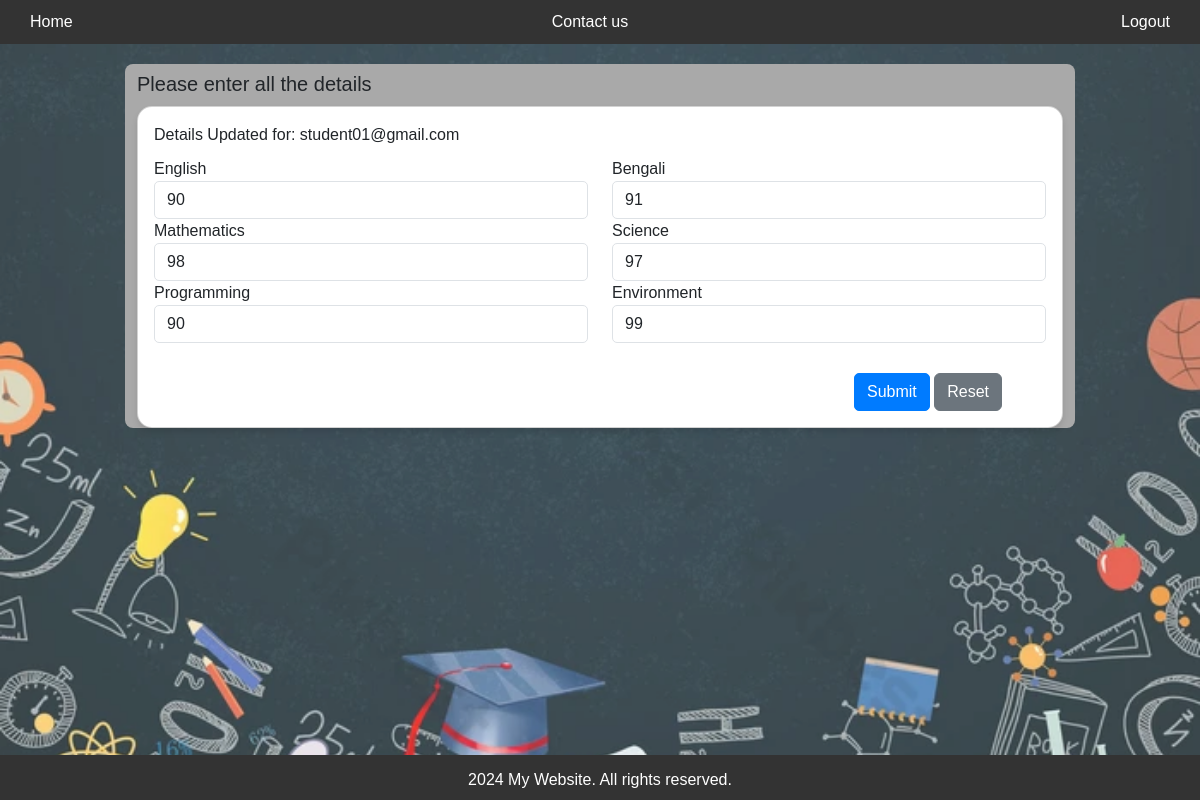
Page /update/23 on the committed database.
### result/models.py (models this page shows, shortened)
class Account(AbstractBaseUser):
    email = models.EmailField(verbose_name='email', max_length=60, unique=True)
    username = models.CharField(max_length=30, unique=True)
    date_joined = models.DateTimeField(verbose_name='date_joined', auto_now_add=True)
    last_login = models.DateTimeField(verbose_name='last login', auto_now=True)
    is_admin = models.BooleanField(default=False)
    is_active = models.BooleanField(default=True)
    is_staff = models.BooleanField(default=False)
    is_superuser = models.BooleanField(default=False)
    hide_email = models.BooleanField(default=True)
    contact = models.IntegerField(default=9999)
    category = models.CharField(max_length=20, choices=[('teacher', 'Teacher'), ('student', 'Student')], default='no category')
    groups = models.ManyToManyField(Group, blank=True)
    objects = MyAccontManager()
    USERNAME_FIELD = 'email'
    REQUIRED_FIELDS = ['username']

class ResultDb(models.Model):
    email = models.ForeignKey(Account,on_delete=models.CASCADE,null=True)
    english = models.IntegerField(default=0)
    bengali = models.IntegerField(default=0)
    mathematics = models.IntegerField(default=0)
    science = models.IntegerField(default=0)
    programming = models.IntegerField(default=0)
    environment = models.IntegerField(default=0)

### result/views.py (the view)
# urls.py: path('update/<int:id>',views.updatepage,name='updatepage'),
def updatepage(request,id):
    edit_data = get_object_or_404(models.ResultDb,pk=id)
    if request.method == 'POST':
        form = forms.UpdateResultForm(request.POST, instance=edit_data)
        if form.is_valid():
            form.save()
            return redirect('viewdata')
    else:
        form = forms.UpdateResultForm(instance=edit_data)
        email = edit_data.email
    return render(request,'updatepage.html',{'form':form, 'email':email})

### result/forms.py
class UpdateResultForm(forms.ModelForm):
    english = forms.CharField(widget=forms.TextInput(attrs={'class':'form-control'}))
    bengali = forms.CharField(widget=forms.TextInput(attrs={'class':'form-control'}))
    mathematics = forms.CharField(widget=forms.TextInput(attrs={'class':'form-control'}))
    science = forms.CharField(widget=forms.TextInput(attrs={'class':'form-control'}))
    programming = forms.CharField(widget=forms.TextInput(attrs={'class':'form-control'}))
    environment = forms.CharField(widget=forms.TextInput(attrs={'class':'form-control'}))
    class Meta:
        model = models.ResultDb
        fields = ( 'english', 'bengali', 'mathematics', 'science', 'programming', 'environment')

### result/templates/updatepage.html (shortened to what this page needs)
{% extends 'base.html' %}
{% load static %}
{% block css_style %}
<link rel="stylesheet" href="/static/css/homePage.css">
{% endblock %}
{% block header %}
<a href="{% url 'teacherPage' %}" class="nav-link left" >Home</a>
<a href="{% url 'logoutPage' %}" class="nav-link right">Logout</a>
{% endblock %}
{% block content %}
<div class="container">
    <div class="row justify-content-center">
        <div class="col-md-10" style="background-color: darkgray;border-radius: 8px;">
            <h5 class="card-title" style="margin-bottom: 10px;margin-top: 8px;">Please enter all the details</h5>
            <div class="card">
                <div class="card-body">
                    <form method="POST" onsubmit="return ValidationForm()">
                        <div class="row">
                            <div class="col-md-6">
                                <div class="form-group">
                                    <label for="Email">Details Updated for:</label>
                                    {{ email }}
                                </div>
                            </div>
                        </div>
                        <div class="row" style="margin-top: 10px;">
                            <div class="col-md-6">
                                <div class="form-group">
                                    <label for="English" id="Id-Eng">English</label>
                                    {{ form.english }}
                                </div>
                            </div>
                            <div class="col-md-6">
                                <div class="form-group">
                                    <label for="Bengali" id="Id-Ben">Bengali</label>
                                    {{ form.bengali }}
                                </div>
                            </div>
                        </div>
                        <div class="row">
                            <div class="col-md-6">
                                <div class="form-group">
                                    <label for="Mathematics" id="Id-Math">Mathematics</label>
                                    {{ form.mathematics }}
                                </div>
                            </div>
                            <div class="col-md-6">
                                <div class="form-group">
                                    <label for="Science" id="Id-Sci">Science</label>
                                    {{ form.science }}
                                </div>
                            </div>
                        </div>
                        <div class="row">
                            <div class="col-md-6">
                                <div class="form-group">
                                    <label for="Programming" id="Id-Pro">Programming</label>
                                    {{ form.programming }}
                                </div>
                            </div>
                            <div class="col-md-6">
                                <div class="form-group">
                                    <label for="Environment" id="Id-Env">Environment</label>
                                    {{ form.environment }}
                                </div>
                            </div>
                        </div>
                        <div class="text-right" style="margin-top: 30px; margin-left: 700px;">
                            <input type="submit" class="btn btn-primary mr-2">
                            <input type="reset" class="btn btn-secondary" value="Reset">
                        </div>
                    </form>
                </div>
            </div>
        </div>
    </div>
</div>
{% endblock %}

### static/css/base.css (style rules this page uses)
body { font-family: Arial, sans-serif; margin: 0; padding: 0; background-color: beige; }
nav ul li a { color: #fff; text-decoration: none; }
.nav-link.left { position: absolute; left: 30px; top: 10px; }
.nav-link.right { position: absolute; right: 30px; top: 10px; }

### result/static/css/homePage.css (style rules this page uses)
.card { border-radius: 15px; box-shadow: 0 4px 6px rgba(0, 0, 0, 0.1); }
.btn-primary { background-color: #007bff; border-color: #007bff; border-radius: 5px; }
.form-control { border-radius: 5px; }

### rows in the picture
Account: email "student01@gmail.com"
ResultDb: english "90", bengali "91", mathematics "98", science "97", programming "90", environment "99"
